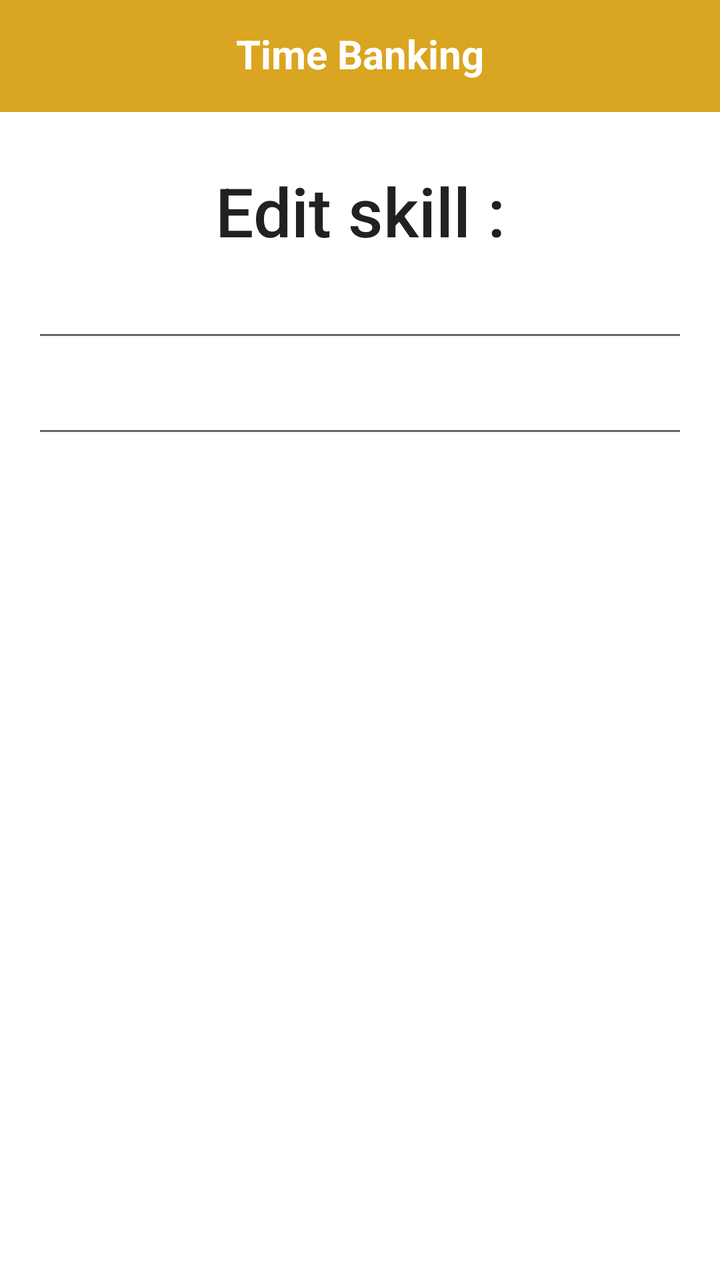
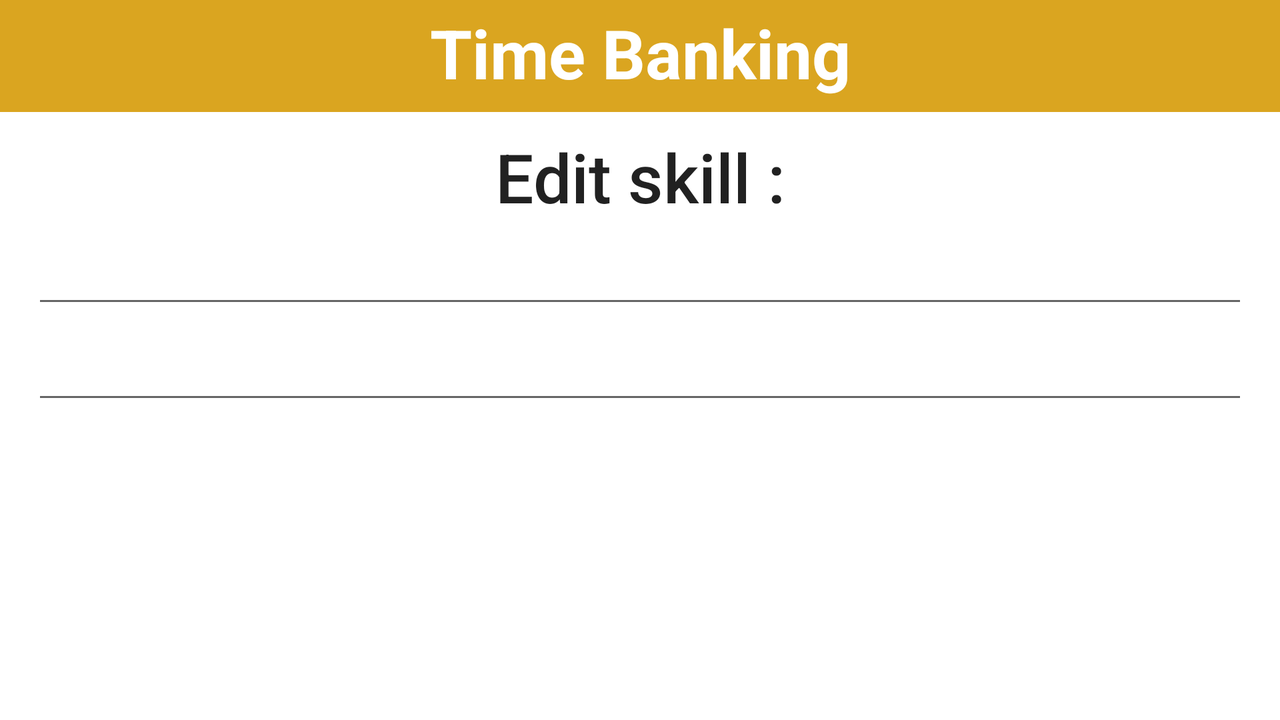

Compare how this app lays out the same screen by default and in its alternative resource folder. The renders come first, then the two layout files and the values they reference.
<!-- AndroidManifest.xml: application theme Theme.TimeBanking -->
<!-- res/layout/editskillfragment_layout.xml -->
<?xml version="1.0" encoding="utf-8"?>
<androidx.constraintlayout.widget.ConstraintLayout xmlns:android="http://schemas.android.com/apk/res/android"
    android:layout_width="match_parent"
    android:layout_height="match_parent"
    xmlns:app="http://schemas.android.com/apk/res-auto">


    <androidx.appcompat.widget.Toolbar
        android:id="@+id/my_toolbar"
        android:layout_width="match_parent"
        android:layout_height="?attr/actionBarSize"
        android:background="?attr/colorPrimary"
        android:theme="@style/ThemeOverlay.AppCompat.ActionBar"
        android:visibility="visible"
        app:layout_constraintEnd_toEndOf="parent"
        app:layout_constraintStart_toStartOf="parent"
        app:layout_constraintTop_toTopOf="parent"
        app:popupTheme="@style/ThemeOverlay.AppCompat.Light" />

    <TextView
        android:id="@+id/barTitle"
        android:layout_width="0dp"
        android:layout_height="wrap_content"
        android:gravity="center_horizontal"
        android:text="@string/barTitle"
        android:textAppearance="@style/TextAppearance.AppCompat"
        android:textColor="@color/white"
        android:textSize="20sp"
        android:textStyle="bold"
        app:layout_constraintBottom_toBottomOf="parent"
        app:layout_constraintEnd_toEndOf="parent"
        app:layout_constraintHorizontal_bias="0.0"
        app:layout_constraintStart_toStartOf="parent"
        app:layout_constraintTop_toTopOf="parent"
        app:layout_constraintVertical_bias="0.022" />

    <TextView
        android:id="@+id/TitleAddSkill"
        android:layout_width="match_parent"
        android:layout_height="wrap_content"
        android:layout_marginStart="16dp"
        android:layout_marginEnd="16dp"
        android:gravity="center"
        android:text="@string/editSkillTitle"
        android:textAppearance="@style/TextAppearance.AppCompat.Body2"
        android:textSize="34sp"
        app:layout_constraintBottom_toTopOf="@+id/skillName"
        app:layout_constraintEnd_toEndOf="parent"
        app:layout_constraintHorizontal_bias="0.17"
        app:layout_constraintStart_toStartOf="parent"
        app:layout_constraintTop_toBottomOf="@+id/my_toolbar"
        app:layout_constraintVertical_bias="0.060000002"
        app:layout_constraintVertical_chainStyle="packed" />

    <EditText
        android:id="@+id/skillName"
        android:layout_width="match_parent"
        android:layout_height="wrap_content"
        android:layout_marginStart="16dp"
        android:layout_marginEnd="16dp"
        android:minHeight="48dp"
        app:layout_constraintBottom_toTopOf="@+id/skillDescription"
        app:layout_constraintEnd_toEndOf="parent"
        app:layout_constraintStart_toStartOf="parent"
        app:layout_constraintTop_toBottomOf="@+id/TitleAddSkill" />

    <EditText
        android:id="@+id/skillDescription"
        android:layout_width="0dp"
        android:layout_height="wrap_content"
        android:layout_marginStart="16dp"
        android:layout_marginEnd="16dp"
        android:ems="10"
        android:gravity="start"
        android:inputType="textMultiLine"
        android:minHeight="48dp"
        app:layout_constraintBottom_toBottomOf="parent"
        app:layout_constraintEnd_toEndOf="parent"
        app:layout_constraintStart_toStartOf="parent"
        app:layout_constraintTop_toBottomOf="@+id/skillName" />

</androidx.constraintlayout.widget.ConstraintLayout>
<!-- resources referenced by this layout -->
<resources>
  <color name="white">#FFFFFFFF</color>
  <string name="barTitle">Time Banking</string>
  <string name="editSkillTitle">Edit skill :</string>
  <style name="Theme.TimeBanking" parent="Theme.MaterialComponents.Light.NoActionBar">
          
          <item name="colorPrimary">@color/Goldenrod</item>
          <item name="colorPrimaryVariant">@color/black</item>
          <item name="colorOnPrimary">@color/white</item>
          
          <item name="colorSecondary">@color/Goldenrod</item>
          <item name="colorSecondaryVariant">@color/black</item>
          <item name="colorOnSecondary">@color/black</item>
          
          <item name="android:statusBarColor" tools:targetApi="l">@color/Goldenrod</item>
          
      </style>
  <color name="Goldenrod">#DAA520</color>
  <color name="black">#FF000000</color>
</resources>
<!-- res/layout-land/editskillfragment_layout.xml (the repository's variant of the layout above) -->
<!-- drawn on the phone turned sideways -->
<?xml version="1.0" encoding="utf-8"?>
<androidx.constraintlayout.widget.ConstraintLayout xmlns:android="http://schemas.android.com/apk/res/android"
    android:layout_width="match_parent"
    android:layout_height="match_parent"
    xmlns:app="http://schemas.android.com/apk/res-auto">


    <androidx.appcompat.widget.Toolbar
        android:id="@+id/my_toolbar"
        android:layout_width="match_parent"
        android:layout_height="?attr/actionBarSize"
        android:background="?attr/colorPrimary"
        android:theme="@style/ThemeOverlay.AppCompat.ActionBar"
        android:visibility="visible"
        app:layout_constraintEnd_toEndOf="parent"
        app:layout_constraintStart_toStartOf="parent"
        app:layout_constraintTop_toTopOf="parent"
        app:popupTheme="@style/ThemeOverlay.AppCompat.Light" />

    <TextView
        android:id="@+id/barTitle"
        android:layout_width="0dp"
        android:layout_height="wrap_content"
        android:gravity="center_horizontal"
        android:text="@string/barTitle"
        android:textAppearance="@style/TextAppearance.AppCompat"
        android:textColor="@color/white"
        android:textSize="34sp"
        android:textStyle="bold"
        app:layout_constraintBottom_toBottomOf="@+id/my_toolbar"
        app:layout_constraintEnd_toEndOf="parent"
        app:layout_constraintHorizontal_bias="0.0"
        app:layout_constraintStart_toStartOf="parent"
        app:layout_constraintTop_toTopOf="parent"
        app:layout_constraintVertical_bias="0.35000002" />

    <TextView
        android:id="@+id/TitleAddSkill"
        android:layout_width="match_parent"
        android:layout_height="wrap_content"
        android:layout_marginStart="16dp"
        android:layout_marginEnd="16dp"
        android:gravity="center"
        android:text="@string/editSkillTitle"
        android:textAppearance="@style/TextAppearance.AppCompat.Body2"
        android:textSize="34sp"
        app:layout_constraintBottom_toTopOf="@+id/skillName"
        app:layout_constraintEnd_toEndOf="parent"
        app:layout_constraintHorizontal_bias="0.17"
        app:layout_constraintStart_toStartOf="parent"
        app:layout_constraintTop_toBottomOf="@+id/my_toolbar"
        app:layout_constraintVertical_bias="0.060000002"
        app:layout_constraintVertical_chainStyle="packed" />

    <EditText
        android:id="@+id/skillName"
        android:layout_width="match_parent"
        android:layout_height="wrap_content"
        android:layout_marginStart="16dp"
        android:layout_marginEnd="16dp"
        android:minHeight="48dp"
        app:layout_constraintBottom_toTopOf="@+id/skillDescription"
        app:layout_constraintEnd_toEndOf="parent"
        app:layout_constraintStart_toStartOf="parent"
        app:layout_constraintTop_toBottomOf="@+id/TitleAddSkill" />

    <EditText
        android:id="@+id/skillDescription"
        android:layout_width="0dp"
        android:layout_height="wrap_content"
        android:layout_marginStart="16dp"
        android:layout_marginEnd="16dp"
        android:ems="10"
        android:gravity="start"
        android:inputType="textMultiLine"
        android:minHeight="48dp"
        app:layout_constraintBottom_toBottomOf="parent"
        app:layout_constraintEnd_toEndOf="parent"
        app:layout_constraintStart_toStartOf="parent"
        app:layout_constraintTop_toBottomOf="@+id/skillName" />

</androidx.constraintlayout.widget.ConstraintLayout>
